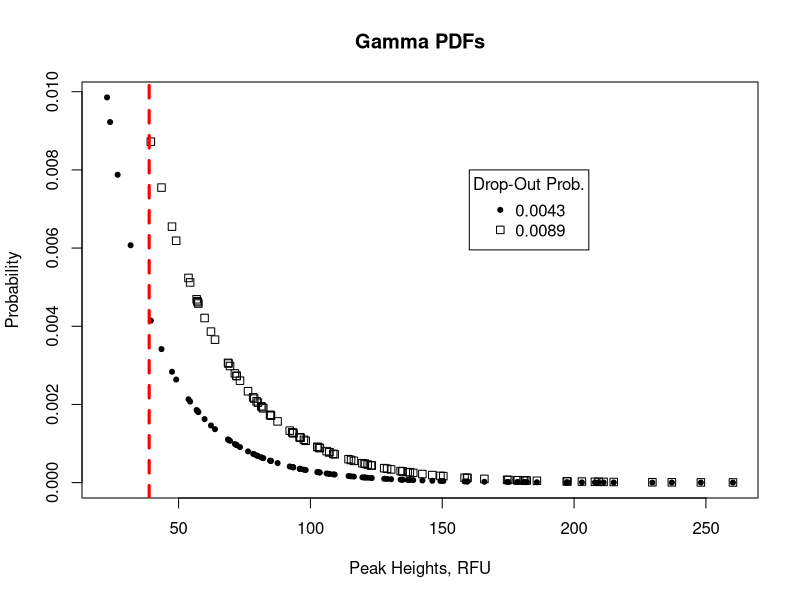

Source code (R):




#  Below this line: Section 1, hypothetical crime scene sample, Cars. 

#  //////////////////////////////////////////////////////////////////

#  In the following code, a hypothetical example is used:
#  There are two different genes, VW and Ford.
#  In the entire human population, the VW gene has six alleles: red, orange, yellow, green, blue, purple.
#  The Ford gene has only one allele in the population: black. Thus, all individuals in the population are always homozygous black at the Ford gene.
#  For a single crime scene sample, Cars, 33% of the crime scene DNA is from Individual 1 and 66% DNA is from Individual 2.
#  Individual 1 is Homozygous yellow at the VW gene, and Individual 2 is heterozygous (yellow, green) at the VW gene. 



#  Below this line: Section 2: gammaDist functions and arguments as defined by R 

#   /////////////////////////////////////////////////////
    
#  shape = kappa_s  #wikipedia entry on gamma distribution 
#  rate = theta_r   #wikipedia entry on gamma distribution
    
#  dgamma(x, shape, rate = 1, scale = 1/rate, log = FALSE)
#  pgamma(q, shape, rate = 1, scale = 1/rate, lower.tail = TRUE,
#         log.p = FALSE)
#  qgamma(p, shape, rate = 1, scale = 1/rate, lower.tail = TRUE,
#         log.p = FALSE)
#  rgamma(n, shape, rate = 1, scale = 1/rate)

#  Arguments

#  x, q:	  vector of quantiles.
#  p:       vector of probabilities.
#  n:     	number of observations. If length(n) > 1, the length is taken to be the number required.
#  rate:    an alternative way to specify the scale. Rate = 1/scale
#  shape, scale:	shape and scale are parameters. Must be positive, scale strictly.
#  log, log.p: 	logical; if TRUE, probabilities/densities p are returned as log(p).
#  lower.tail: logical; if TRUE (default), probabilities are P[X ≤ x], otherwise, P[X > x].
 
 
 
 #      Below this line: Section 3: definitions of parameters for application of gamma distributions to probabilistic genotyping.
 
#      /////////////////////////////////////////////////////
   
   # The following definitions connect model building in Cowell et al 2015 to BulletProof software input/output.
   
   #  Q = question = forensic sample, such as Q3 in BulletProof, or Cars in Section 1, above.
   #  i = a specific single human individual, equal to a specific known (K) or unknown (U) trace in Cowell 2015, or Individual 1 or 2 in Cars. 
   #  I = Total number of individuals, {1, ..., I}, potentially contributing to a single specific crime scene sample. I = 2 in Cars sample. 
    #  phi_i = specific fraction (phi) of total DNA from a specific individual (i) at a specific single crime scene sample, before PCR.  The sum of all phi_i = sum{phi_1, phi_2, ..., phi_I}  = 1. Phi_1 = 0.33 in Cars.
   
   #  m = a single specific marker, equal to system number such as D8S1179 in Q3 on BulletProof. m = VW or Ford in Cars sample. 
   #  M = total number of markers {1, ..., M} analyzed for a single specific sample. M = 15 for Q3 in BulletProof. M = 2 (Ford and VW) in Cars.
   #  a = specific single allele for a specific given marker. Allele 1 of D8S1179 would be m1a1. In Cars at the VW marker, a1 is yellow and a2 = green. 
    #  Each marker has a unique STR sequence at a specific chromosome locus, with different alleles for a marker having different number of repeats of that sequence.
    #  For example, Allele 1 (a1) for D8S1179 (m1) has 9 repeats. A single set of primers for a marker amplifies all the alleles for that given marker. 
    #  A = total types of alleles for a given marker {1, ..., A}. For marker B8S1179 in BulletProof, A = 4 = {Alelle 1, Allele 2, Allele 3, Allele 4}. In the Cars sample, A = 1 at the Ford marker and A = 2 at the VW marker. 
  
   #  n_a_i = number (n) of a specific single allele (a) from a specific single individual (i). For Individual 2 in Cars, who is heterozygous at VW locus, n_a_i would be = 1 for VW yellow and n_a_i = 2 for Ford black.
    #  N = copy number of all alleles {1, ..., A} of a single marker (m) for a crime scene for all individuals {1, ..., I}. This is "bold n" in Cowell 2015.
    # For sample Cars (section 1, above) N = 4 for VW, and N = 4 for Ford (N = "bold n" in Cowell 2015, pg 10)
    # B_a(N, phi) = effective number of alleles for a specific marker (m) in a single crime scene sample, weighted per DNA fraction, phi_i 
    # B_a = sum{i*phi_i*n_a_i} for each i in {1, ..., I} and each a in {1, ..., A}
    # For Cars, B_a = sum{0.33*2(VW yellow) + 0.66*1(VW yellow) + 0.66*1(VW green)} = 3*0.66 = approx 1.98?
    # Since B_a is defined as covering all alleles A for a given marker m, shouldn't it be B_A or B_m, and not B_a? 
    # B_a will always be equal to the ploidy number (i.e. 2 for diploid humans), no matter the number of individuals contributing to a given sample. 
   
   #  h_a_i = peak height (h) for a single specific allele (a) contributed by a single specific individual (i). 
    # h_a_i is a gamma-distributed random variable (pg 5 in Cowell 2015), because PCR is a random process that amplifies a different amt of DNA in each PCR reaction, even with identical templates/primers, etc.
    # h_a_i <- dgamma(rho*phi_i*n_a_i, eta),  where dgamma(shape,scale) is formula for a gamma pdf in R. See next for additional definitions of these parameters.

 
  # The following parameters are used in the teaching similation code, section 4 below. 
 
   #  rho = proportional to total amount of DNA of a single crime scene sample, before PCR amplification, usually measured in nanograms.
   #  eta = scale of the gamma distribution. Scale is the literal scale of the gamma distribution, 
    #  meaning the range of the x-axis values (peak height RFUs). Scale = 1/rate. Rate is Theta, the second parameter for the R function (see Section 1).
   
   #  h_m_a = a random variable equal to the sum of all peak heights h_a_i from all individuals I {1, ..., I}, across a single allele (a), for a single marker (m). h_m_a does not appear in Cowell 2015.
    #  h_m_a = height of peaks for Yellow VW from indiv 1 and indiv 2 in Cars sample. h_m_a = 345 RFU for m1h1 (marker D8S1179, Allele 1) in BulletProof.
    #  Cowell assumes that peak heights do not vary by the length in bp of an allele. So, assume that the VW gene with a length of 900 bp (yellow) or 1,200 bp (green) will give same peak height.
     #  Similarly, Allele 1 for marker D8S1179 has 9 repeats whereas Allele 4 of marker D8S1179 has 14 repeats. Cowell assumes Allele 1 and Allele 4 would have the same peak heights, assuming the same amount of template DNA for Allele 1 and Allele 4 in the crime scene sample..
######  Therefore, peak heights per number n of a specific allele are the same across alleles for a single marker in a sample, h_m1_a1 = h_m1_a2 = h_m1_a3 if n_a1_i1 = n_a2_i1 = n_a3_i1?
######  Therefore, the distribution of peak heights, H_a, for one single specific allele, a, is the same across all alleles for a given marker?
######  H_a = dgamma(rho*B_a(phi,N), eta)???? Why does this not appear anywhere in Cowell 2015? Why is H_a expressed as a set, instead of the sum of a set (eq 3, pg 10)? 
######  H_a = {h_m1_a1, h_m1_a2} = {h_VW_yellow, h_VW_green}?
######  H_a1 = H_a2 = H_a3 for a given marker, {h_VW_yellow, h_VW, green} = {h_Ford_black}?


    #  Cowell 2015 assumes that the fraction of DNA in a single crime scene sample is constant across markers; i.e. phi_i1_m1 = phi_i1_m2 etc.
     #  This assumption would be violated if DNA is degraded, for example such that the VW alleles are missing from an individual's contribution to the Cars sample crime scene DNA.
######  Therefore, the heights for all alleles A {1, ..., A} for each marker are the same in a sample, h_m1_A = h_m2_A = h_m3_A, also assuming the same amount of starting DNA for each allele in the sample?
######  Best guess, H_a = row sum of peak heights for a single specific marker, since Cowell 2015 states in words that H_a is a sum, although the formula provided (eq 3, pg 11) uses set notation but does NOT include a summation symbol?
     #  The H_a for each marker is unique, but they are all converging on a similar value.
     #  For Q3 in BulletProof, the row sums of peak heights are all pretty similar for the fifteen markers:
     #  Row sums of peak heights in RFU for Q3: {5907, 3583, 3766, 4501, ..., 3653, 4162, 3238
     
     #  The expectation of any random variable is the average value of that variable, after infinite individual measurements. 
     #  mu_H_a = expectation of H_a = (kappa_s*theta_r) = rho*eta, when B_a = 2.  
     #  Because of model assuming H_a_m1 = H_a_m2 etc, therefore mu1 = mu2 etc. 
    
   #  Mu = mean(mu1,mu2, ..., mu_M)/2. Mu is an estimate of the average peak height for the sample, divided by 2 to account for diploidy. 
   #  Mu = Mu in BulletProof. Mu in BulletProof is an estimator of the true mu for the real gamma distribution of a crime scene sample. 
   #  s = sample standard deviation = eta*sqrt(rho). See NIST website. https://www.itl.nist.gov/div898/handbook/eda/section3/eda366b.htm
   #  variance = s^2 = (eta^2)*rho. Agrees with Cowell 2015.
   #  Sigma = coefficient of variation = s/Mu = 1/sqrt(rho)

#####  There seems to be different correction factors to estimate s depending on which distribution. (Wikipedia article, "standard deviation")
#####  Therefore, compare to see if s = sigma, where sigma = stdev(H_a), and s = eta*sqrt(rho). 

  #  The probability P of allelic dropout given a threshold C is given using the cdf of a gamma distribution:
  #  P(Z_a = 0|mu) = dgamma(C, shape=mu/eta, scale=eta) where Z_a = H_a if H_a >= C. (Cowell 2015 pg 12 eq 6)

  
#       Below this line: Section 4: show different rates of allelic drop-out between homozyg and heterozyg individual trace

#    //////////////////////////////////////////////////////////////
  
  #       Objective: plot dgamma with horizontal line indicating quartile for cdf mass calc, pgamma.

  #   

      
rho <- 2   # Chose a random integer to represent the amount of DNA in sample. 
eta <- 28   # For Cowell 2015 case study, typical value for eta = 28
phi <- 1   # for our simulation, only one contributer per trace so phi_i = 1 for all i.
 
n_a_i1 <- 0.25  # number of alleles of type a for heterozygous individual i1; should be 1
n_a_i2 <- 0.5  # number of alleles of type a for a homozygous individual i2; should be 2
B_a <-  2    # effective number of alleles for a given marker for diploid organisms

    
H_a <- rgamma(100, shape=rho*phi*B_a, scale=eta)  # generate a vector H_a of 100 peak heights.
# Because of the model simplifications across different alleles and markers, 
# H_a could be 100 obs of one marker, or one obs of 100 markers, or 50 obs each of 2 markers, all from a single individual contributer to a specific crime scene.

Heterozyg <- dgamma(H_a, shape=rho*phi*n_a_i1, scale = eta)  # Let Heterozyg be a trace of a single individual that is heterozygous for all alleles.

Homozyg <- dgamma(H_a, shape=rho*phi*n_a_i2, scale=eta)  # Let Homoz be a trace of a single individual that is homozygous for all alleles

C <- (median(H_a))/2.7  # I picked a visually convenient spot to put a vertical line based on random sample H_a. Cowell 2015 uses C = 50 for typical threshold cut-off.

xtotal <- range(H_a)     #figure out range of x axis for plot
ytotal <- range(Heterozyg)     #figure out range of y axis for plot

plot(Heterozyg~H_a, pch=20, main="Gamma PDFs", xlim=xtotal, ylim=ytotal, xlab="Peak Heights, RFU", ylab="Probability")     # plot "Heterozyg" pdf
points(Homozyg~H_a, pch=0)   # overlay points of "Homozyg" pdf onto the plot

abline(v=C, col="red", lwd=3, lty=2) #enter a dashed red line at cutoff threshold, C

cdf_het <- round(dgamma(C, shape=rho*phi*n_a_i1, scale=eta),4)  #calculates the mass for Heterozyg at cutoff C of H_a
cdf_hom <- round(dgamma(C, shape=rho*phi*n_a_i2, scale=eta),4)  #calculates the mass for Homozyg at cutoff C of H_a

spot <- (max(xtotal)-100)  #put upper rght-hand corner of legend in the right spot for chnging x axis scales between simulations

legend(spot, 0.008, legend=c(cdf_het, cdf_hom), pch=c(20,0), title="Drop-Out Prob.")  #plot masses and mass IDs as fig legend

Mu <-  rho*eta/2
Sigma <-  1/sqrt(rho)

print(Mu)
print(Sigma)


